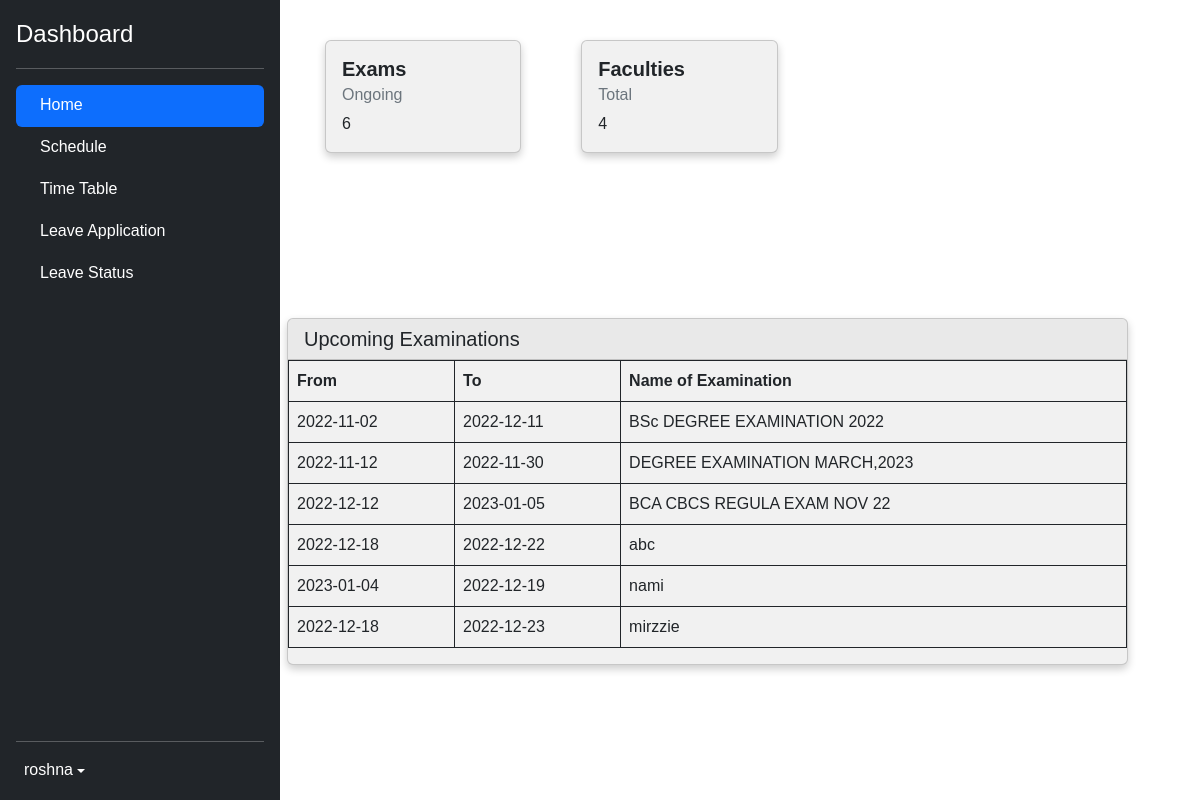
Before: /user/user_dash.php?uname=roshna (signed in) with the older database file.
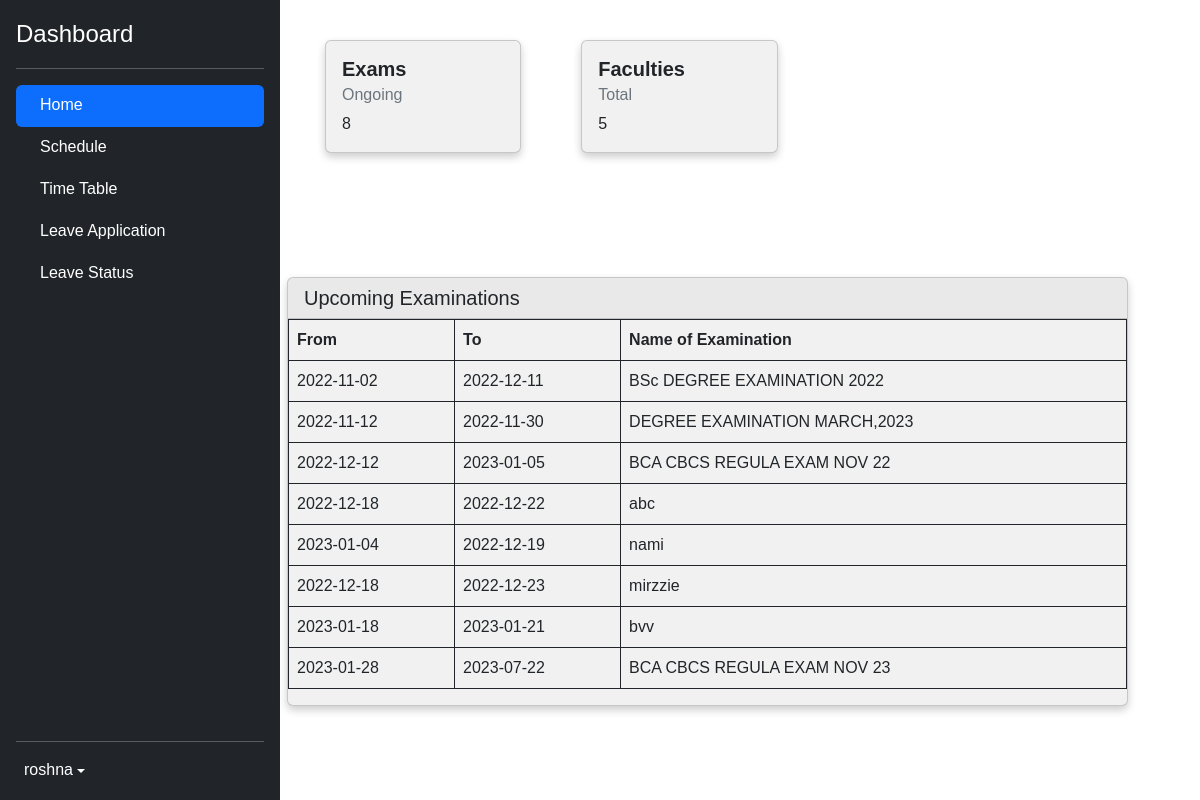
After: the same page with the newer database file.
### tables this page shows
CREATE TABLE IF NOT EXISTS `exam_tb` (
  `exam_id` int(11) NOT NULL AUTO_INCREMENT,
  `exam_name` varchar(100) NOT NULL,
  `start_date` date NOT NULL,
  `end_date` date NOT NULL,
  `sem_id` int(11) NOT NULL,
  `status` int(11) NOT NULL,
  PRIMARY KEY (`exam_id`),
  KEY `semID` (`sem_id`)
);

### user/user_dash.php (the view, shortened to what this page needs)
<?php
$uname = $_SESSION['uname'];
?>
<!doctype html>
<html lang="en">
  <head>
    <link rel='stylesheet' href='https://cdn-uicons.flaticon.com/uicons-regular-rounded/css/uicons-regular-rounded.css'>
    <link rel='stylesheet' href='https://cdn-uicons.flaticon.com/uicons-regular-straight/css/uicons-regular-straight.css'>
    <link rel='stylesheet' href='https://cdn-uicons.flaticon.com/uicons-solid-rounded/css/uicons-solid-rounded.css'>
    <link href="../assets/css/bootstrap.min.css" rel="stylesheet">
    <link href="../assets/css/sidebars.css" rel="stylesheet">
  </head>
  <body>
<main class="d-flex flex-nowrap" style="height: 990px;" >
  <div class="d-flex flex-column flex-shrink-0 p-3 text-bg-dark" style="width: 280px;">
  <div class="d-flex align-items-center mb-3 mb-md-0 me-md-auto text-white text-decoration-none">
      <span class="fs-4">Dashboard</span>
    </div>
    <hr>
       <ul class="nav nav-pills flex-column mb-auto">
      <li class="nav-item">
        <a href="user_dash.php" class="nav-link active" aria-current="page">
          Home
        </a>
      </li>
      <li>
        <a href="schedule.php" class="nav-link text-white">
          Schedule
        </a>
      </li>
      <li>
        <a href="timetable.php" class="nav-link text-white">
          Time Table
        </a>
      </li>
      <li>
        <a href="leave_application.php" class="nav-link text-white">
          Leave Application
        </a>
      </li>
      <li>
        <a href="leave_status.php" class="nav-link text-white">
            Leave Status
        </a>
      </li>
    </ul>
    <hr>
    <div class="dropdown">
      <a href="#" class="d-flex align-items-center text-white text-decoration-none dropdown-toggle" data-bs-toggle="dropdown" aria-expanded="false">
        <span><i class="fi fi-rr-user  bi pe-none me-2"></i><?php echo $uname;?></span>
      </a>
    </div>
  </div>
<?php
  include "../server.php";
  $sql = "SELECT * from fac_tb WHERE status = '1'";
  $avail_fac_count = mysqli_query($conn,$sql);
  include "../server.php";
  $sql = "SELECT * from exam_tb ";
  $exam_count = mysqli_query($conn,$sql);
?>
  <div class="row">
    <div class="column">
      <div class="card">
        <div class="card-body">
          <h5 class="card-title"><b>Exams</b></h5>
          <h6 class="card-subtitle mb-2 text-muted">Ongoing</h6>
          <p class="card-text"><?php echo mysqli_num_rows($exam_count); ?></p>
        </div>
      </div>
    </div>
    <div class="column">
      <div class="card">
        <div class="card-body">
        <h5 class="card-title"><b>Faculties</b></h5>
        <h6 class="card-subtitle mb-2 text-muted">Total</h6>
        <p class="card-text"><?php echo mysqli_num_rows($avail_fac_count); ?></p>
      </div></div>
    </div>
  <div class="d-flex flex-column flex-grow-1" style="padding-top : 30px;">
  <div class="card">
  <h5 class="card-header">Upcoming Examinations</h5>
    <div class="table-responsive">
      <table class="table table-bordered border-dark">
        <thead>
          <tr>
            <th scope="col">From</th>
            <th scope="col">To</th>
            <th scope="col">Name of Examination</th>
          </tr>
        </thead>
        <tbody>
		<?php
      include '../server.php';
      $sql_query = "SELECT * FROM exam_tb WHERE status='1'";
			$resultset = mysqli_query($conn, $sql_query) or die("database error:". mysqli_error($conn));
			while( $row = mysqli_fetch_assoc($resultset) ) {
			?>
			   <tr id="<?php echo $row ['exam_id']; ?>">
         <td><?php echo $row ['start_date']; ?></td>
			   <td><?php echo $row ['end_date']; ?></td>
			   <td><?php echo $row ['exam_name']; ?></td>
			   </tr>
			<?php } ?>
        </tbody>
      </table>
    </div>
</div>
</div>
</main>
  </body>
</html>

Changed rows visible on the page:
added exam_tb: start_date "2023-01-18", end_date "2023-01-21", exam_name "bvv"
added exam_tb: start_date "2023-01-28", end_date "2023-07-22", exam_name "BCA CBCS REGULA EXAM NOV 23"
Other visible differences:
mysqli_num_rows($exam_count): "6" → "8"
mysqli_num_rows($avail_fac_count): "4" → "5"
